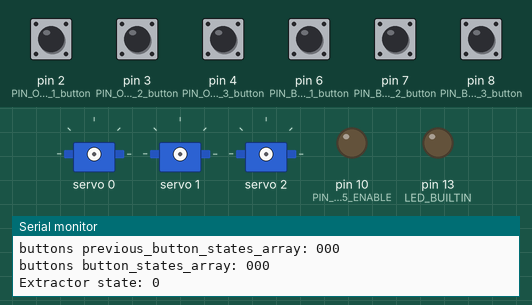
The program below on a simulated Arduino Nano, built with avr-gcc and run on an emulated ATmega328P. Shown: 3 × servo, output pins drawn as LEDs (lit = HIGH), the last lines printed to the serial monitor. The inputs (shaded band) are chosen by the test bench; at power-on: pin 2 (PIN_OVERRIDE_blast_gate_1_button), pin 3 (PIN_OVERRIDE_blast_gate_2_button), pin 4 (PIN_OVERRIDE_blast_gate_3_button), pin 6 (PIN_BLAST_blast_gate_1_button), pin 7 (PIN_BLAST_blast_gate_2_button), pin 8 (PIN_BLAST_blast_gate_3_button) HIGH.

Above: at 1.2 s.
1.3 s: pin 2 (PIN_OVERRIDE_blast_gate_1_button) pulled LOW for 1 s
At 1.59 s:
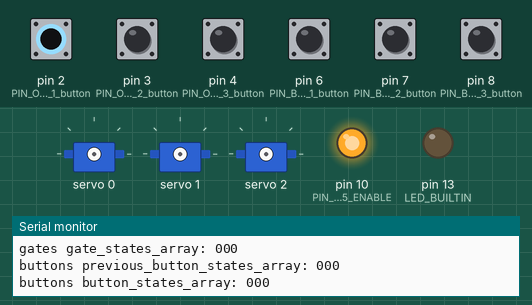
3.8 s: pin 3 (PIN_OVERRIDE_blast_gate_2_button) pulled LOW for 1 s
At 5.7 s:
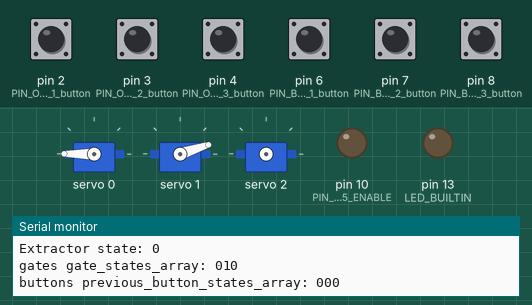
6.3 s: pin 4 (PIN_OVERRIDE_blast_gate_3_button) pulled LOW for 1 s
At 8.1 s:
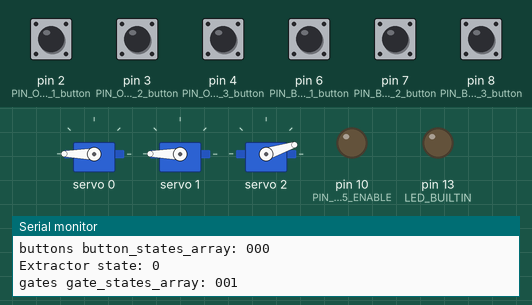
8.8 s: pin 6 (PIN_BLAST_blast_gate_1_button) pulled LOW for 1 s
At 10.5 s:
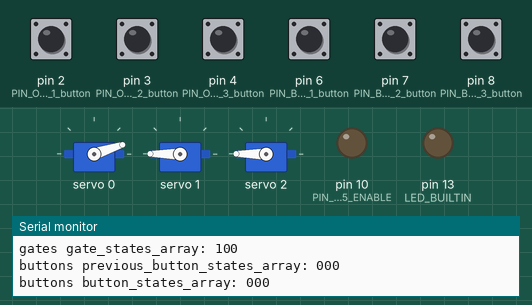
11.3 s: pin 7 (PIN_BLAST_blast_gate_2_button) pulled LOW for 1 s
At 12.9 s:
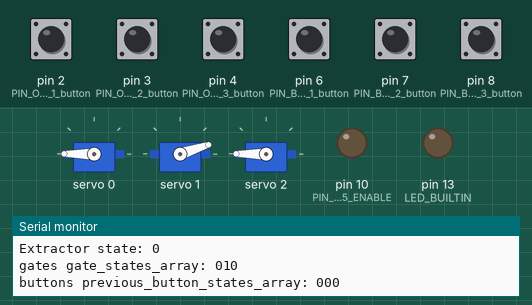
13.8 s: pin 2 (PIN_OVERRIDE_blast_gate_1_button) pulled LOW for 1 s
At 14.18 s:
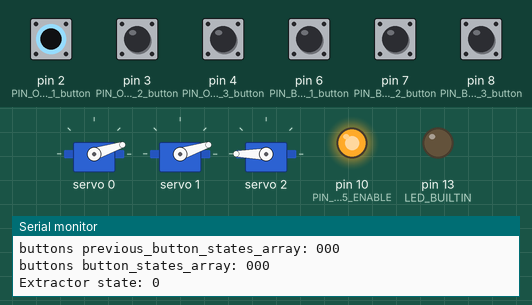
Timing chart, 0 to 16.8 s (numbered marks = the images above; inputs shaded):
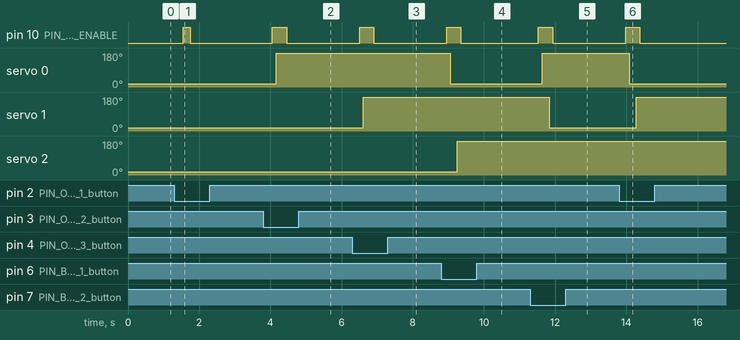

Measured:
- after the input at 1.3 s, pin 10 (PIN_PCA9865_ENABLE): LOW → HIGH after 0.25 s, → LOW 0.20 s later
- after the input at 3.8 s, pin 10 (PIN_PCA9865_ENABLE): LOW → HIGH after 0.26 s, → LOW 0.40 s later; servo 0: 18° → 180° after 0.36 s
- after the input at 6.3 s, pin 10 (PIN_PCA9865_ENABLE): LOW → HIGH after 0.21 s, → LOW 0.40 s later; servo 1: 18° → 180° after 0.31 s
- after the input at 8.8 s, pin 10 (PIN_PCA9865_ENABLE): LOW → HIGH after 0.15 s, → LOW 0.40 s later; servo 0: 180° → 18° after 0.25 s; servo 2: 18° → 180° after 0.45 s
- after the input at 11.3 s, pin 10 (PIN_PCA9865_ENABLE): LOW → HIGH after 0.23 s, → LOW 0.40 s later; servo 0: 18° → 180° after 0.33 s; servo 1: 180° → 18° after 0.53 s
- after the input at 13.8 s, pin 10 (PIN_PCA9865_ENABLE): LOW → HIGH after 0.18 s, → LOW 0.40 s later; servo 0: 180° → 18° after 0.28 s; servo 1: 18° → 180° after 0.48 s

The program:

main.cpp
```cpp
#include <Arduino.h>
#include <Wire.h>
#include <Adafruit_PWMServoDriver.h>
#include <Switch.h>


//HARDWARE PINOUT

//gates

#define PIN_OVERRIDE_blast_gate_1_button 2
#define PIN_OVERRIDE_blast_gate_2_button 3
#define PIN_OVERRIDE_blast_gate_3_button 4

#define PIN_BLAST_blast_gate_1_button 6
#define PIN_BLAST_blast_gate_2_button 7
#define PIN_BLAST_blast_gate_3_button 8


//#define

#define PIN_MODE_SWITCH 12
#define PIN_ALERT_LED 13
#define PIN_PCA9865_ENABLE 10

#define BUTTERFLY_GATE_1 1
#define BUTTERFLY_GATE_2 2
#define BUTTERFLY_GATE_3 3

#define NUM_GATES 3


//SERVO CALIBRATION - See adafruit website
#define SERVOMIN  150 // This is the 'minimum' pulse length count (out of 4096)
#define SERVOMAX  600 // This is the 'maximum' pulse length count (out of 4096)
#define USMIN  600 // This is the rounded 'minimum' microsecond length based on the minimum pulse of 150
#define USMAX  2400 // This is the rounded 'maximum' microsecond length based on the maximum pulse of 600
#define SERVO_FREQ 50 // Analog servos run at ~50 Hz updates

//OBJECT INSTANTIATION
Adafruit_PWMServoDriver servo_driver = Adafruit_PWMServoDriver();

Switch override_gate_1_button(PIN_OVERRIDE_blast_gate_1_button);
Switch override_gate_2_button(PIN_OVERRIDE_blast_gate_2_button);
Switch override_gate_3_button(PIN_OVERRIDE_blast_gate_3_button);

Switch blast_gate_1_button(PIN_BLAST_blast_gate_1_button);
Switch blast_gate_2_button(PIN_BLAST_blast_gate_2_button);
Switch blast_gate_3_button(PIN_BLAST_blast_gate_3_button);

//FUNCTION declarations
void setDustExtractor(bool state);
void setGateConfig(int gate);
void controlGate(int gateNumber, bool state);
void printSystemState();
bool areAnyGatesOpen();
void closeAllGates();
void checkOverideButtons();
void controlGatesByArray();
void checkGateSwitchState();

//State variables
bool extractorState = false;
int gate_config_state = 0;
bool gate_states_array[NUM_GATES];
bool previous_gate_states_array[NUM_GATES];
bool button_states_array[NUM_GATES];
bool previous_button_states_array[NUM_GATES];

void setup() {

    Serial.begin(9600);
    pinMode(LED_BUILTIN, OUTPUT);
    pinMode(PIN_PCA9865_ENABLE, OUTPUT);
    digitalWrite(PIN_PCA9865_ENABLE, LOW);

    Serial.println("Servo ButterFly Diagnostic");

    servo_driver.begin();
    servo_driver.setOscillatorFrequency(27000000);
    servo_driver.setPWMFreq(SERVO_FREQ);  // Analog servos run at ~50 Hz updates

    delay(10);

}

void loop() {

  printSystemState();
  checkGateSwitchState();
  controlGatesByArray();
}

void printSystemState(){

  Serial.print("gates gate_states_array: " );
  Serial.print(gate_states_array[0]);
  Serial.print(gate_states_array[1]);
  Serial.println(gate_states_array[2]);

  Serial.print("buttons previous_button_states_array: " );
  Serial.print(previous_button_states_array[0]);
  Serial.print(previous_button_states_array[1]);
  Serial.println(previous_button_states_array[2]);

  Serial.print("buttons button_states_array: " );
  Serial.print(button_states_array[0]);
  Serial.print(button_states_array[1]);
  Serial.println(button_states_array[2]);

  Serial.print("Extractor state: " );
  Serial.println(extractorState);

}

void controlGate(int gateNumber, bool state){

  int servo_number = gateNumber-1;

  if(previous_gate_states_array[servo_number]!=gate_states_array[servo_number]){


    digitalWrite(PIN_PCA9865_ENABLE, HIGH);
    delay(100);

    if(state){
      servo_driver.setPWM(servo_number, 0, SERVOMIN);
    }else{
      servo_driver.setPWM(servo_number, 0, SERVOMAX);
    }
    delay(100);

    //servo_driver.setPWM(gateNumber-1, 0, 4096);
    //servo_driver.setPWM(gateNumber, 0, 0);
    digitalWrite(PIN_PCA9865_ENABLE, LOW);

    previous_gate_states_array[servo_number]=state;

  }
  digitalWrite(PIN_PCA9865_ENABLE, LOW); // attempt to disable the servo driver to stop humming.

}

void closeAllGatesArray(){
  gate_states_array[0] = false;
  gate_states_array[1] = false;
  gate_states_array[2] = false;
}

void closeAllGates(){
  controlGate(BUTTERFLY_GATE_1,false);
  controlGate(BUTTERFLY_GATE_2,false);
  controlGate(BUTTERFLY_GATE_3,false);

}

void controlGatesByArray(){
  controlGate(BUTTERFLY_GATE_1, gate_states_array[0]);
  controlGate(BUTTERFLY_GATE_2, gate_states_array[1]);
  controlGate(BUTTERFLY_GATE_3, gate_states_array[2]);
}

void checkGateSwitchState(){

  override_gate_1_button.poll();
  override_gate_2_button.poll();
  override_gate_3_button.poll();

  blast_gate_1_button.poll();
  blast_gate_2_button.poll();
  blast_gate_3_button.poll();

  button_states_array[0] =blast_gate_1_button.on() || override_gate_1_button.on();
  button_states_array[1] =blast_gate_2_button.on() || override_gate_2_button.on();
  button_states_array[2] =blast_gate_3_button.on() || override_gate_3_button.on();

  if(!previous_button_states_array[0] && button_states_array[0]){
      gate_states_array[0] = true;
      gate_states_array[1] = false;
      gate_states_array[2] = false;
  }
  if(!previous_button_states_array[1] && button_states_array[1]){
    gate_states_array[0] = false;
    gate_states_array[1] = true;
    gate_states_array[2] = false;
  }
  if(!previous_button_states_array[2] && button_states_array[2]){
    gate_states_array[0] = false;
    gate_states_array[1] = false;
    gate_states_array[2] = true;
  }

  previous_button_states_array[0] = button_states_array[0];
  previous_button_states_array[1] = button_states_array[1];
  previous_button_states_array[2] = button_states_array[2];
}

void setDustExtractor(bool state){


  if(state!= extractorState){

    Serial.print("Extractor toggled: " );
    Serial.println(state);
  }


  extractorState = state;
  digitalWrite(LED_BUILTIN, state);

}

bool areAnyGatesOpen(){
  for(int i=0; i<NUM_GATES;i++){
    if(gate_states_array[i]){
      return true;
    }else{

      return false;
    }
  }
  return false;
}
```
